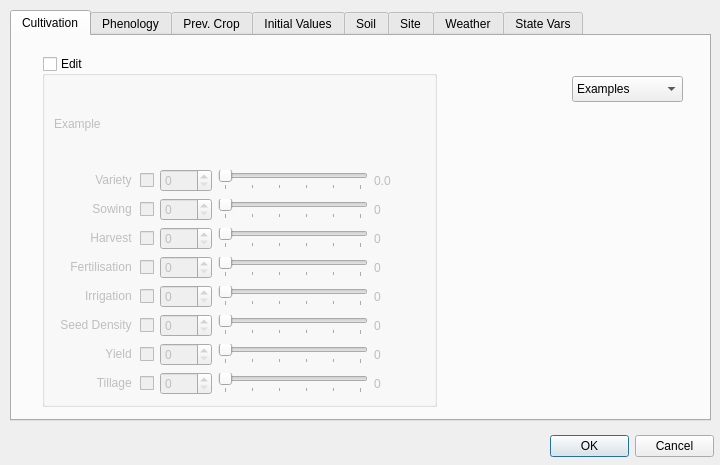
<?xml version="1.0" encoding="UTF-8"?>
<ui version="4.0">
 <class>MadDataClassification</class>
 <widget class="QDialog" name="MadDataClassification">
  <property name="geometry">
   <rect>
    <x>0</x>
    <y>0</y>
    <width>720</width>
    <height>465</height>
   </rect>
  </property>
  <property name="windowTitle">
   <string>Dialog</string>
  </property>
  <widget class="QDialogButtonBox" name="buttonBox">
   <property name="geometry">
    <rect>
     <x>550</x>
     <y>430</y>
     <width>164</width>
     <height>32</height>
    </rect>
   </property>
   <property name="orientation">
    <enum>Qt::Horizontal</enum>
   </property>
   <property name="standardButtons">
    <set>QDialogButtonBox::Cancel|QDialogButtonBox::Ok</set>
   </property>
  </widget>
  <widget class="QTabWidget" name="tabWidgetDataClassification">
   <property name="geometry">
    <rect>
     <x>10</x>
     <y>10</y>
     <width>701</width>
     <height>411</height>
    </rect>
   </property>
   <property name="currentIndex">
    <number>0</number>
   </property>
   <widget class="QWidget" name="tabCultivation">
    <attribute name="title">
     <string>Cultivation</string>
    </attribute>
    <widget class="QGroupBox" name="groupBox">
     <property name="geometry">
      <rect>
       <x>30</x>
       <y>20</y>
       <width>395</width>
       <height>351</height>
      </rect>
     </property>
     <property name="title">
      <string>Edit</string>
     </property>
     <property name="checkable">
      <bool>true</bool>
     </property>
     <property name="checked">
      <bool>false</bool>
     </property>
     <layout class="QGridLayout" name="gridLayout">
      <item row="0" column="0">
       <widget class="QLabel" name="lblExample">
        <property name="text">
         <string>Example</string>
        </property>
       </widget>
      </item>
      <item row="0" column="2">
       <widget class="QLabel" name="lblLayers">
        <property name="text">
         <string/>
        </property>
       </widget>
      </item>
      <item row="1" column="0">
       <widget class="QCheckBox" name="chbxVariety">
        <property name="toolTip">
         <string>&lt;html&gt;&lt;head/&gt;&lt;body&gt;&lt;p&gt;Check if Minimum Data&lt;/p&gt;&lt;/body&gt;&lt;/html&gt;</string>
        </property>
        <property name="layoutDirection">
         <enum>Qt::RightToLeft</enum>
        </property>
        <property name="text">
         <string>Variety </string>
        </property>
        <property name="tristate">
         <bool>false</bool>
        </property>
       </widget>
      </item>
      <item row="1" column="1">
       <widget class="QSpinBox" name="sbVariety">
        <property name="toolTip">
         <string>&lt;html&gt;&lt;head/&gt;&lt;body&gt;&lt;p&gt;Number of observations&lt;/p&gt;&lt;/body&gt;&lt;/html&gt;</string>
        </property>
       </widget>
      </item>
      <item row="1" column="2">
       <widget class="QSlider" name="hsldrVariety">
        <property name="minimumSize">
         <size>
          <width>150</width>
          <height>0</height>
         </size>
        </property>
        <property name="maximumSize">
         <size>
          <width>150</width>
          <height>16777215</height>
         </size>
        </property>
        <property name="toolTip">
         <string>&lt;html&gt;&lt;head/&gt;&lt;body&gt;&lt;p&gt;Number of weight points&lt;/p&gt;&lt;/body&gt;&lt;/html&gt;</string>
        </property>
        <property name="maximum">
         <number>1000</number>
        </property>
        <property name="singleStep">
         <number>100</number>
        </property>
        <property name="pageStep">
         <number>200</number>
        </property>
        <property name="orientation">
         <enum>Qt::Horizontal</enum>
        </property>
        <property name="tickPosition">
         <enum>QSlider::TicksBelow</enum>
        </property>
        <property name="tickInterval">
         <number>200</number>
        </property>
       </widget>
      </item>
      <item row="1" column="3">
       <widget class="QLabel" name="lblVarietyWeight">
        <property name="minimumSize">
         <size>
          <width>25</width>
          <height>0</height>
         </size>
        </property>
        <property name="text">
         <string>0.0</string>
        </property>
       </widget>
      </item>
      <item row="2" column="0">
       <widget class="QCheckBox" name="chbxSowing">
        <property name="toolTip">
         <string>&lt;html&gt;&lt;head/&gt;&lt;body&gt;&lt;p&gt;Check if Minimum Data&lt;/p&gt;&lt;/body&gt;&lt;/html&gt;</string>
        </property>
        <property name="layoutDirection">
         <enum>Qt::RightToLeft</enum>
        </property>
        <property name="text">
         <string>Sowing </string>
        </property>
       </widget>
      </item>
      <item row="2" column="1">
       <widget class="QSpinBox" name="sbSowing">
        <property name="toolTip">
         <string>&lt;html&gt;&lt;head/&gt;&lt;body&gt;&lt;p&gt;Number of observations&lt;/p&gt;&lt;/body&gt;&lt;/html&gt;</string>
        </property>
       </widget>
      </item>
      <item row="2" column="2">
       <widget class="QSlider" name="hsldrSowing">
        <property name="minimumSize">
         <size>
          <width>150</width>
          <height>0</height>
         </size>
        </property>
        <property name="maximumSize">
         <size>
          <width>150</width>
          <height>16777215</height>
         </size>
        </property>
        <property name="toolTip">
         <string>&lt;html&gt;&lt;head/&gt;&lt;body&gt;&lt;p&gt;Number of weight points&lt;/p&gt;&lt;/body&gt;&lt;/html&gt;</string>
        </property>
        <property name="maximum">
         <number>1000</number>
        </property>
        <property name="singleStep">
         <number>100</number>
        </property>
        <property name="pageStep">
         <number>200</number>
        </property>
        <property name="orientation">
         <enum>Qt::Horizontal</enum>
        </property>
        <property name="tickPosition">
         <enum>QSlider::TicksBelow</enum>
        </property>
        <property name="tickInterval">
         <number>200</number>
        </property>
       </widget>
      </item>
      <item row="2" column="3">
       <widget class="QLabel" name="lblSowingWeight">
        <property name="minimumSize">
         <size>
          <width>25</width>
          <height>0</height>
         </size>
        </property>
        <property name="text">
         <string>0</string>
        </property>
       </widget>
      </item>
      <item row="3" column="0">
       <widget class="QCheckBox" name="chbxHarvest">
        <property name="toolTip">
         <string>&lt;html&gt;&lt;head/&gt;&lt;body&gt;&lt;p&gt;Check if Minimum Data&lt;/p&gt;&lt;/body&gt;&lt;/html&gt;</string>
        </property>
        <property name="layoutDirection">
         <enum>Qt::RightToLeft</enum>
        </property>
        <property name="text">
         <string>Harvest </string>
        </property>
       </widget>
      </item>
      <item row="3" column="1">
       <widget class="QSpinBox" name="sbHarvest">
        <property name="toolTip">
         <string>&lt;html&gt;&lt;head/&gt;&lt;body&gt;&lt;p&gt;Number of observations&lt;/p&gt;&lt;/body&gt;&lt;/html&gt;</string>
        </property>
       </widget>
      </item>
      <item row="3" column="2">
       <widget class="QSlider" name="hsldrHarvest">
        <property name="minimumSize">
         <size>
          <width>150</width>
          <height>0</height>
         </size>
        </property>
        <property name="maximumSize">
         <size>
          <width>150</width>
          <height>16777215</height>
         </size>
        </property>
        <property name="toolTip">
         <string>&lt;html&gt;&lt;head/&gt;&lt;body&gt;&lt;p&gt;Number of weight points&lt;/p&gt;&lt;/body&gt;&lt;/html&gt;</string>
        </property>
        <property name="maximum">
         <number>1000</number>
        </property>
        <property name="singleStep">
         <number>100</number>
        </property>
        <property name="pageStep">
         <number>200</number>
        </property>
        <property name="orientation">
         <enum>Qt::Horizontal</enum>
        </property>
        <property name="tickPosition">
         <enum>QSlider::TicksBelow</enum>
        </property>
        <property name="tickInterval">
         <number>200</number>
        </property>
       </widget>
      </item>
      <item row="3" column="3">
       <widget class="QLabel" name="lblHarvestWeight">
        <property name="minimumSize">
         <size>
          <width>25</width>
          <height>0</height>
         </size>
        </property>
        <property name="text">
         <string>0</string>
        </property>
       </widget>
      </item>
      <item row="4" column="0">
       <widget class="QCheckBox" name="chbxFertilisation">
        <property name="toolTip">
         <string>&lt;html&gt;&lt;head/&gt;&lt;body&gt;&lt;p&gt;Check if Minimum Data&lt;/p&gt;&lt;/body&gt;&lt;/html&gt;</string>
        </property>
        <property name="layoutDirection">
         <enum>Qt::RightToLeft</enum>
        </property>
        <property name="text">
         <string>Fertilisation </string>
        </property>
       </widget>
      </item>
      <item row="4" column="1">
       <widget class="QSpinBox" name="sbFertilisation">
        <property name="toolTip">
         <string>&lt;html&gt;&lt;head/&gt;&lt;body&gt;&lt;p&gt;Number of observations&lt;/p&gt;&lt;/body&gt;&lt;/html&gt;</string>
        </property>
       </widget>
      </item>
      <item row="4" column="2">
       <widget class="QSlider" name="hsldrFertilisation">
        <property name="minimumSize">
         <size>
          <width>150</width>
          <height>0</height>
         </size>
        </property>
        <property name="maximumSize">
         <size>
          <width>150</width>
          <height>16777215</height>
         </size>
        </property>
        <property name="toolTip">
         <string>&lt;html&gt;&lt;head/&gt;&lt;body&gt;&lt;p&gt;Number of weight points&lt;/p&gt;&lt;/body&gt;&lt;/html&gt;</string>
        </property>
        <property name="maximum">
         <number>1000</number>
        </property>
        <property name="singleStep">
         <number>100</number>
        </property>
        <property name="pageStep">
         <number>200</number>
        </property>
        <property name="orientation">
         <enum>Qt::Horizontal</enum>
        </property>
        <property name="tickPosition">
         <enum>QSlider::TicksBelow</enum>
        </property>
        <property name="tickInterval">
         <number>200</number>
        </property>
       </widget>
      </item>
      <item row="4" column="3">
       <widget class="QLabel" name="lblFertilisationWeight">
        <property name="minimumSize">
         <size>
          <width>25</width>
          <height>0</height>
         </size>
        </property>
        <property name="text">
         <string>0</string>
        </property>
       </widget>
      </item>
      <item row="5" column="0">
       <widget class="QCheckBox" name="chbxIrrigation">
        <property name="toolTip">
         <string>&lt;html&gt;&lt;head/&gt;&lt;body&gt;&lt;p&gt;Check if Minimum Data&lt;/p&gt;&lt;/body&gt;&lt;/html&gt;</string>
        </property>
        <property name="layoutDirection">
         <enum>Qt::RightToLeft</enum>
        </property>
        <property name="text">
         <string>Irrigation </string>
        </property>
       </widget>
      </item>
      <item row="5" column="1">
       <widget class="QSpinBox" name="sbIrrigation">
        <property name="toolTip">
         <string>&lt;html&gt;&lt;head/&gt;&lt;body&gt;&lt;p&gt;Number of observations&lt;/p&gt;&lt;/body&gt;&lt;/html&gt;</string>
        </property>
       </widget>
      </item>
      <item row="5" column="2">
       <widget class="QSlider" name="hsldrIrrigation">
        <property name="minimumSize">
         <size>
          <width>150</width>
          <height>0</height>
         </size>
        </property>
        <property name="maximumSize">
         <size>
          <width>150</width>
          <height>16777215</height>
         </size>
        </property>
        <property name="toolTip">
         <string>&lt;html&gt;&lt;head/&gt;&lt;body&gt;&lt;p&gt;Number of weight points&lt;/p&gt;&lt;/body&gt;&lt;/html&gt;</string>
        </property>
        <property name="maximum">
         <number>1000</number>
        </property>
        <property name="singleStep">
         <number>100</number>
        </property>
        <property name="pageStep">
         <number>200</number>
        </property>
        <property name="orientation">
         <enum>Qt::Horizontal</enum>
        </property>
        <property name="tickPosition">
         <enum>QSlider::TicksBelow</enum>
        </property>
        <property name="tickInterval">
         <number>200</number>
        </property>
       </widget>
      </item>
      <item row="5" column="3">
       <widget class="QLabel" name="lblIrrigationWeight">
        <property name="minimumSize">
         <size>
          <width>25</width>
          <height>0</height>
         </size>
        </property>
        <property name="text">
         <string>0</string>
        </property>
       </widget>
      </item>
      <item row="6" column="0">
       <widget class="QCheckBox" name="chbxSeedDensity">
        <property name="toolTip">
         <string>&lt;html&gt;&lt;head/&gt;&lt;body&gt;&lt;p&gt;Check if Minimum Data&lt;/p&gt;&lt;/body&gt;&lt;/html&gt;</string>
        </property>
        <property name="layoutDirection">
         <enum>Qt::RightToLeft</enum>
        </property>
        <property name="text">
         <string>Seed Density </string>
        </property>
       </widget>
      </item>
      <item row="6" column="1">
       <widget class="QSpinBox" name="sbSeedDensity">
        <property name="toolTip">
         <string>&lt;html&gt;&lt;head/&gt;&lt;body&gt;&lt;p&gt;Number of observations&lt;/p&gt;&lt;/body&gt;&lt;/html&gt;</string>
        </property>
       </widget>
      </item>
      <item row="6" column="2">
       <widget class="QSlider" name="hsldrSeedDensity">
        <property name="minimumSize">
         <size>
          <width>150</width>
          <height>0</height>
         </size>
        </property>
        <property name="maximumSize">
         <size>
          <width>150</width>
          <height>16777215</height>
         </size>
        </property>
        <property name="toolTip">
         <string>&lt;html&gt;&lt;head/&gt;&lt;body&gt;&lt;p&gt;Number of weight points&lt;/p&gt;&lt;/body&gt;&lt;/html&gt;</string>
        </property>
        <property name="maximum">
         <number>1000</number>
        </property>
        <property name="singleStep">
         <number>100</number>
        </property>
        <property name="pageStep">
         <number>200</number>
        </property>
        <property name="orientation">
         <enum>Qt::Horizontal</enum>
        </property>
        <property name="tickPosition">
         <enum>QSlider::TicksBelow</enum>
        </property>
        <property name="tickInterval">
         <number>200</number>
        </property>
       </widget>
      </item>
      <item row="6" column="3">
       <widget class="QLabel" name="lblSeedDensityWeight">
        <property name="minimumSize">
         <size>
          <width>25</width>
          <height>0</height>
         </size>
        </property>
        <property name="text">
         <string>0</string>
        </property>
       </widget>
      </item>
      <item row="7" column="0">
       <widget class="QCheckBox" name="chbxYield">
        <property name="toolTip">
         <string>&lt;html&gt;&lt;head/&gt;&lt;body&gt;&lt;p&gt;Check if Minimum Data&lt;/p&gt;&lt;/body&gt;&lt;/html&gt;</string>
        </property>
        <property name="layoutDirection">
         <enum>Qt::RightToLeft</enum>
        </property>
        <property name="text">
         <string>Yield </string>
        </property>
       </widget>
      </item>
      <item row="7" column="1">
       <widget class="QSpinBox" name="sbYield">
        <property name="toolTip">
         <string>&lt;html&gt;&lt;head/&gt;&lt;body&gt;&lt;p&gt;Number of observations&lt;/p&gt;&lt;/body&gt;&lt;/html&gt;</string>
        </property>
       </widget>
      </item>
      <item row="7" column="2">
       <widget class="QSlider" name="hsldrYield">
        <property name="minimumSize">
         <size>
          <width>150</width>
          <height>0</height>
         </size>
        </property>
        <property name="maximumSize">
         <size>
          <width>150</width>
          <height>16777215</height>
         </size>
        </property>
        <property name="toolTip">
         <string>&lt;html&gt;&lt;head/&gt;&lt;body&gt;&lt;p&gt;Number of weight points&lt;/p&gt;&lt;/body&gt;&lt;/html&gt;</string>
        </property>
        <property name="maximum">
         <number>1000</number>
        </property>
        <property name="singleStep">
         <number>100</number>
        </property>
        <property name="pageStep">
         <number>200</number>
        </property>
        <property name="orientation">
         <enum>Qt::Horizontal</enum>
        </property>
        <property name="tickPosition">
         <enum>QSlider::TicksBelow</enum>
        </property>
        <property name="tickInterval">
         <number>200</number>
        </property>
       </widget>
      </item>
      <item row="7" column="3">
       <widget class="QLabel" name="lblYieldWeight">
        <property name="minimumSize">
         <size>
          <width>25</width>
          <height>0</height>
         </size>
        </property>
        <property name="text">
         <string>0</string>
        </property>
       </widget>
      </item>
      <item row="8" column="0">
       <widget class="QCheckBox" name="chbxTillage">
        <property name="toolTip">
         <string>&lt;html&gt;&lt;head/&gt;&lt;body&gt;&lt;p&gt;Check if Minimum Data&lt;/p&gt;&lt;/body&gt;&lt;/html&gt;</string>
        </property>
        <property name="layoutDirection">
         <enum>Qt::RightToLeft</enum>
        </property>
        <property name="text">
         <string>Tillage </string>
        </property>
       </widget>
      </item>
      <item row="8" column="1">
       <widget class="QSpinBox" name="sbTillage">
        <property name="toolTip">
         <string>&lt;html&gt;&lt;head/&gt;&lt;body&gt;&lt;p&gt;Number of observations&lt;/p&gt;&lt;/body&gt;&lt;/html&gt;</string>
        </property>
       </widget>
      </item>
      <item row="8" column="2">
       <widget class="QSlider" name="hsldrTillage">
        <property name="minimumSize">
         <size>
          <width>150</width>
          <height>0</height>
         </size>
        </property>
        <property name="maximumSize">
         <size>
          <width>150</width>
          <height>16777215</height>
         </size>
        </property>
        <property name="toolTip">
         <string>&lt;html&gt;&lt;head/&gt;&lt;body&gt;&lt;p&gt;Number of weight points&lt;/p&gt;&lt;/body&gt;&lt;/html&gt;</string>
        </property>
        <property name="maximum">
         <number>1000</number>
        </property>
        <property name="singleStep">
         <number>100</number>
        </property>
        <property name="pageStep">
         <number>200</number>
        </property>
        <property name="orientation">
         <enum>Qt::Horizontal</enum>
        </property>
        <property name="tickPosition">
         <enum>QSlider::TicksBelow</enum>
        </property>
        <property name="tickInterval">
         <number>200</number>
        </property>
       </widget>
      </item>
      <item row="8" column="3">
       <widget class="QLabel" name="lblTillageWeight">
        <property name="minimumSize">
         <size>
          <width>25</width>
          <height>0</height>
         </size>
        </property>
        <property name="text">
         <string>0</string>
        </property>
       </widget>
      </item>
     </layout>
    </widget>
    <widget class="QComboBox" name="cbExamples">
     <property name="enabled">
      <bool>true</bool>
     </property>
     <property name="geometry">
      <rect>
       <x>560</x>
       <y>40</y>
       <width>111</width>
       <height>26</height>
      </rect>
     </property>
     <item>
      <property name="text">
       <string>Examples</string>
      </property>
     </item>
     <item>
      <property name="text">
       <string>Platinum</string>
      </property>
     </item>
     <item>
      <property name="text">
       <string>Gold</string>
      </property>
     </item>
     <item>
      <property name="text">
       <string>Silver</string>
      </property>
     </item>
     <item>
      <property name="text">
       <string>Bronze</string>
      </property>
     </item>
    </widget>
   </widget>
   <widget class="QWidget" name="tabPhenology">
    <attribute name="title">
     <string>Phenology</string>
    </attribute>
   </widget>
   <widget class="QWidget" name="tabPrevCrop">
    <attribute name="title">
     <string>Prev. Crop</string>
    </attribute>
   </widget>
   <widget class="QWidget" name="tabInitialValues">
    <attribute name="title">
     <string>Initial Values</string>
    </attribute>
   </widget>
   <widget class="QWidget" name="tabSoil">
    <attribute name="title">
     <string>Soil</string>
    </attribute>
   </widget>
   <widget class="QWidget" name="tabSite">
    <attribute name="title">
     <string>Site</string>
    </attribute>
   </widget>
   <widget class="QWidget" name="tabWeather">
    <attribute name="title">
     <string>Weather</string>
    </attribute>
   </widget>
   <widget class="QWidget" name="tabStateVars">
    <attribute name="title">
     <string>State Vars</string>
    </attribute>
   </widget>
  </widget>
 </widget>
 <resources/>
 <connections>
  <connection>
   <sender>buttonBox</sender>
   <signal>accepted()</signal>
   <receiver>MadDataClassification</receiver>
   <slot>accept()</slot>
   <hints>
    <hint type="sourcelabel">
     <x>682</x>
     <y>444</y>
    </hint>
    <hint type="destinationlabel">
     <x>437</x>
     <y>433</y>
    </hint>
   </hints>
  </connection>
  <connection>
   <sender>buttonBox</sender>
   <signal>rejected()</signal>
   <receiver>MadDataClassification</receiver>
   <slot>reject()</slot>
   <hints>
    <hint type="sourcelabel">
     <x>624</x>
     <y>451</y>
    </hint>
    <hint type="destinationlabel">
     <x>497</x>
     <y>438</y>
    </hint>
   </hints>
  </connection>
 </connections>
</ui>
